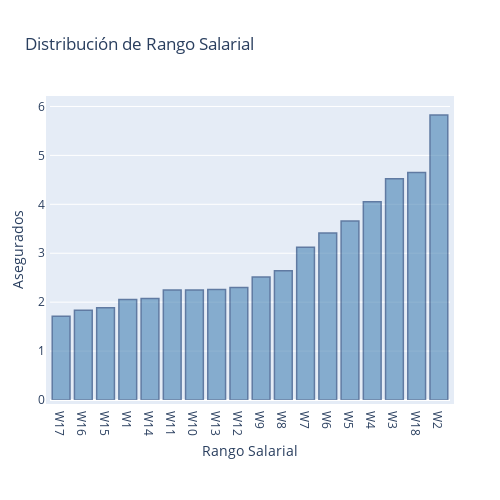

Source (notebook cell):
### Code cell
fig = go.Figure(
    data=go.Bar(y=b['asegurados'], x=b['rango_salarial']),
    layout=layout4
)

fig.update_traces(marker_color='SteelBlue', marker_line_color='rgb(8,48,107)',
                  marker_line_width=1.5, opacity=0.6)
fig.show()

### Figure 1 — Plotly figure (JSON) as saved in the notebook; plotly's stock layout.template omitted (floating-point values rounded to 4 significant figures)
{"data": [{"marker": {"color": "SteelBlue", "line": {"color": "rgb(8,48,107)", "width": 1.5}}, "opacity": 0.6, "type": "bar", "x": ["W17", "W16", "W15", "W1", "W14", "W11", "W10", "W13", "W12", "W9", "W8", "W7", "W6", "W5", "W4", "W3", "W18", "W2"], "y": [1.71, 1.837, 1.885, 2.057, 2.075, 2.246, 2.25, 2.259, 2.302, 2.512, 2.64, 3.123, 3.415, 3.66, 4.053, 4.521, 4.649, 5.826]}], "layout": {"autosize": false, "height": 500, "margin": {"b": 100, "l": 50, "pad": 4, "r": 50, "t": 100}, "paper_bgcolor": "#FFFFFF", "title": {"text": "Distribución de Rango Salarial"}, "width": 500, "xaxis": {"title": {"text": "Rango Salarial"}}, "yaxis": {"title": {"text": "Asegurados"}}}}
